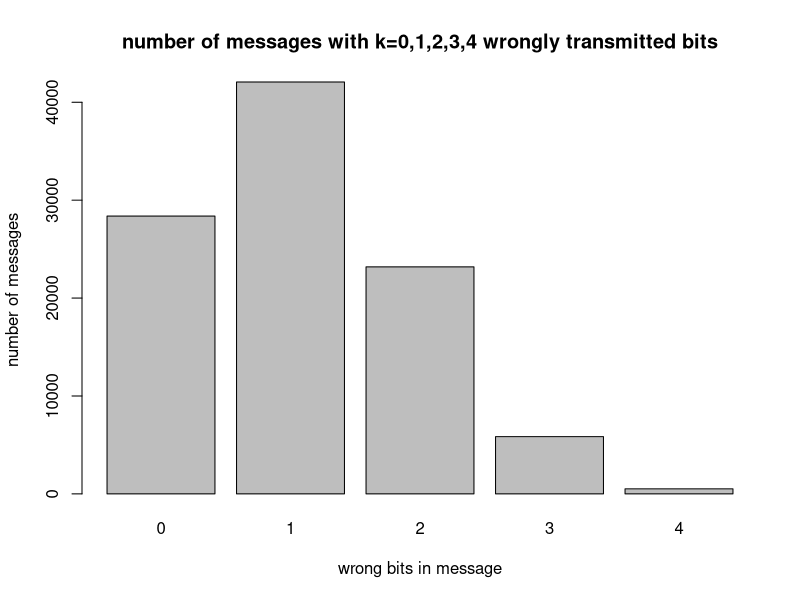
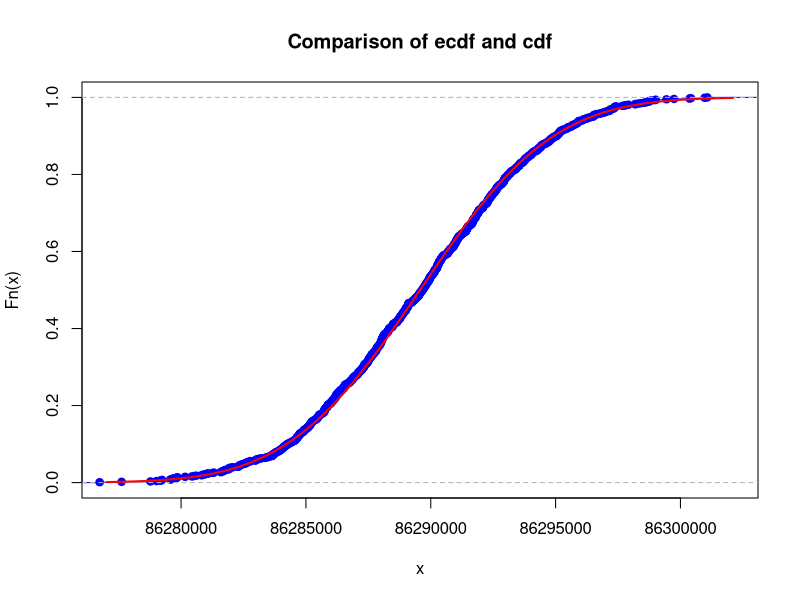
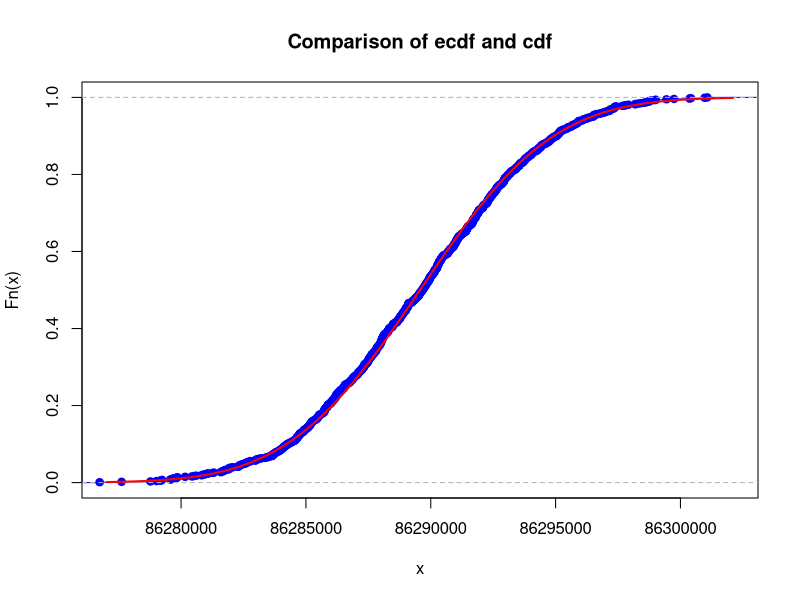
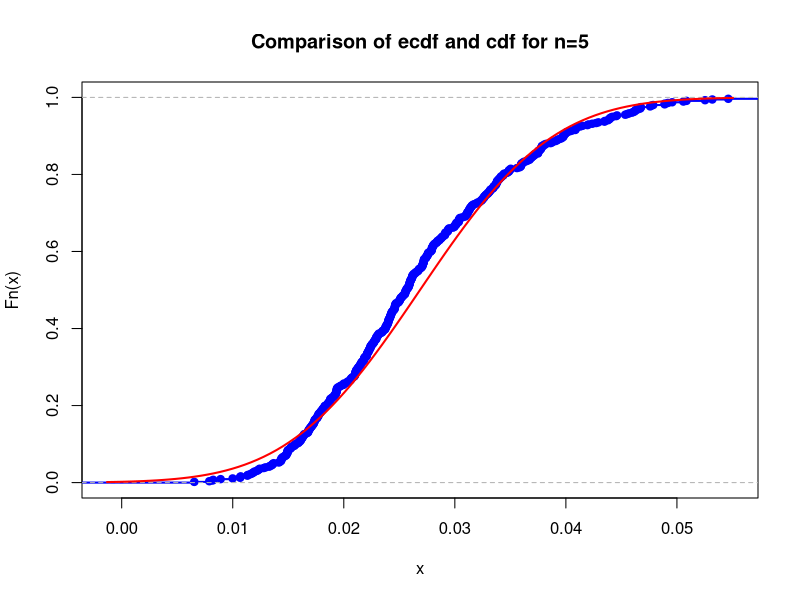
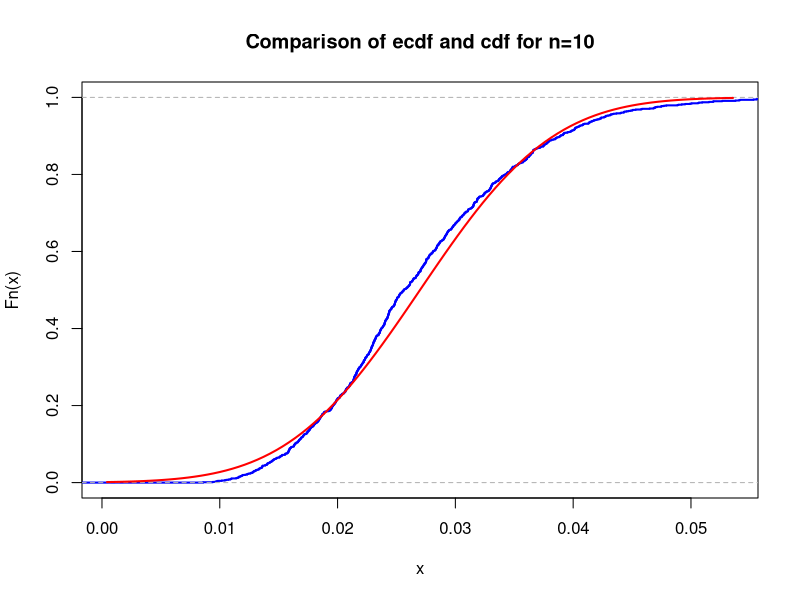
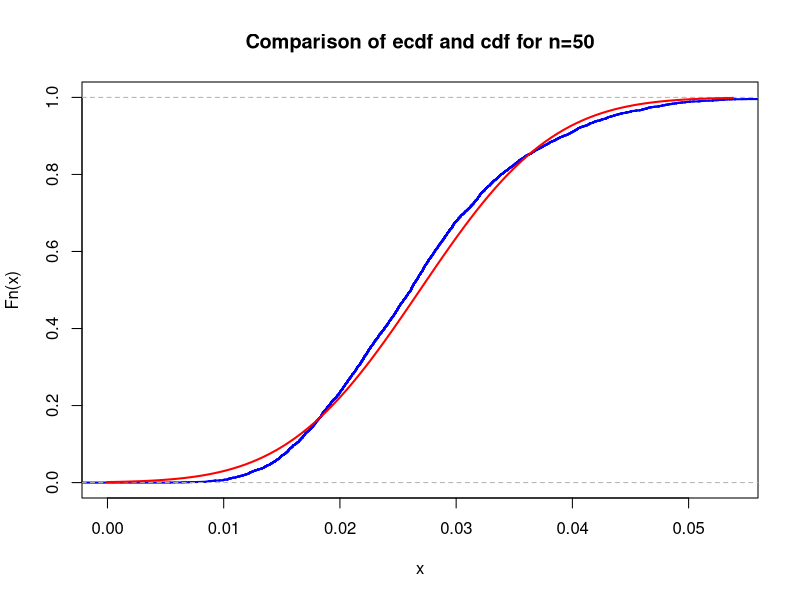
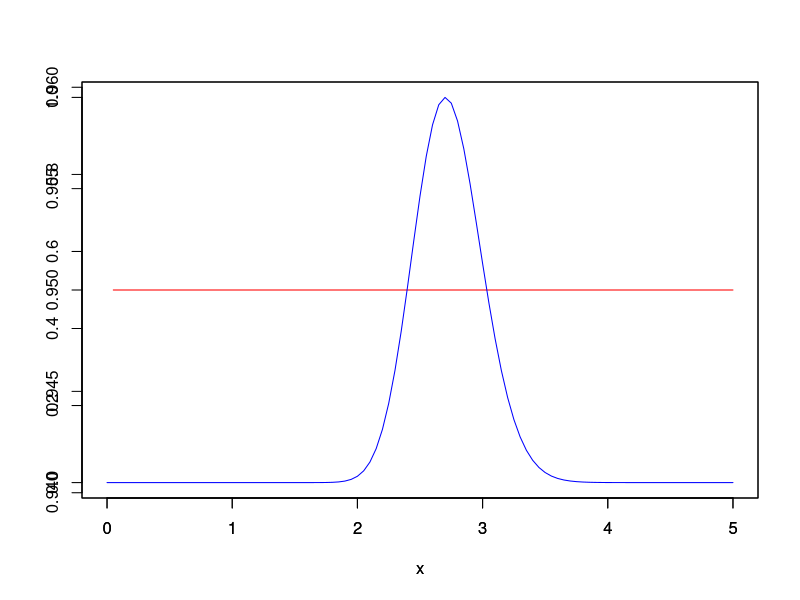
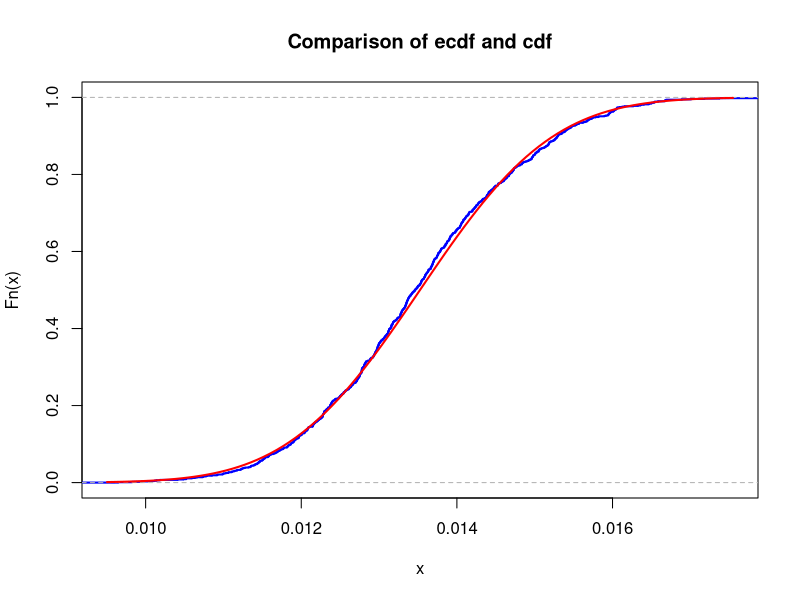

These charts were generated, in order, by the following R code:
## ---- chunk 1
# your team id number 
                          ###
id <- 27                  ### Change to the correct id!
                          ###
set.seed(id)
p <- id/100
# matrices G and H
G <- matrix(c(1, 1, 1, 0, 0, 0, 0,
		          1, 0, 0, 1, 1, 0, 0,
		          0, 1, 0, 1, 0, 1, 0,
		          1, 1, 0, 1, 0, 0, 1), nrow = 4, byrow = TRUE)
H <- t(matrix(c(1, 0, 1, 0, 1, 0, 1,
		            0, 1, 1, 0, 0, 1, 1,
		            0, 0, 0, 1, 1, 1, 1), nrow = 3, byrow = TRUE))
# cat("The matrix G is: \n") 
#G  
#cat("The matrix H is: \n") 
#H
#cat("The product GH must be zero: \n")
#(G%*%H) %%2
## ---- chunk 2
# generate N messages
N=100000
message_generator <- function(N) {
  matrix(sample(c(0,1), 4*N, replace = TRUE), nrow = N)
}  
messages <- message_generator(N)
codewords <- (messages %*% G) %% 2
## ---- chunk 3
nosify <- function(bit){
  if(runif(1)<=p){
    bit <- 1-bit
  }
  return(bit)
}
errors <- function(df){
  return(apply(df,c(1, 2),nosify))
}
received <- errors(codewords)
## ---- chunk 4
error_count = rowSums((received[, c(3, 5, 6, 7)] + messages) %%2)
barplot(table(error_count), main="number of messages with k=0,1,2,3,4 wrongly transmitted bits", xlab="wrong bits in message", ylab="number of messages")

## ---- chunk 5
res <- (received %*% H)%%2
idx <- apply(res, 1, function(x) x[1] + x[2]*2 + x[3]*4)
## ---- chunk 6
for (i in seq_along(idx)){
  if(idx[i]!=0){
    received[i,][idx[i]]=1-received[i,][idx[i]]
  }
}
final = received[, c(3, 5, 6, 7)]
## ---- chunk 7
counter = 0

for (rows in 1:nrow(final)){
  if(final[rows, 1] == messages[rows,1]&(final[rows, 2] == messages[rows, 2]) & 
     (final[rows, 3] == messages[rows, 3]) &(final[rows, 4] == messages[rows, 4]) ){
    counter = counter + 1
  }
}
p_hat = counter/N
p_hat

p_star = (1-p)**7+7*p*(1-p)**6
p_star
## ---- chunk 8
    T_hl <- 949864255
    lambda <- log(2)/T_hl
    N <- 1.18248175182e17
    mu1 <- N * lambda
    K <- 1e3
    n <- 5
    sample_means <- colMeans(matrix(rpois(n*K, lambda = mu1), nrow=n))
## ---- chunk 9
mu <- mean(sample_means)    
sigma <- sqrt(var(sample_means))
## ---- chunk 10
xlims <- c(mu-3*sigma,mu+3*sigma)
Fs <- ecdf(sample_means)
plot(Fs, 
     xlim = xlims, 
     ylim = c(0,1),
     col = "blue",
     lwd = 1,
     main = "Comparison of ecdf and cdf")
curve(pnorm(x, mean = mu, sd = sigma), col = "red", lwd = 2, add = TRUE)
## ---- chunk 11
print("Max difference:")
x <- seq(min(sample_means), max(sample_means), by = .01)
max(abs(ecdf(sample_means)(x)-pnorm(x, mean = mu, sd = sigma)))
## ---- chunk 12
n <- 81975102

mu <- mean(sample_means)    
sigma <- sqrt(var(sample_means))
xlims <- c(mu-3*sigma,mu+3*sigma)
Fs <- ecdf(sample_means)
plot(Fs, 
     xlim = xlims, 
     ylim = c(0,1),
     col = "blue",
     lwd = 1,
     main = "Comparison of ecdf and cdf")
curve(pnorm(x, mean = mu, sd = sigma), col = "red", lwd = 2, add = TRUE)
## ---- chunk 13
n <- 9
decays <- rep(0, K)

for (i in 1:K) {

  decays[i] <- sum(rpois(n, lambda = mu1))

}

prob <- length(decays[decays<8e8]) / length(decays)

prob
## ---- chunk 14
nu1 <- 37
K <- 1e3
n1 <- 5
n2 <- 10
n3 <- 50
sample_means1 <- colMeans(matrix(rexp(n1*K, rate = nu1), nrow=n))
sample_means2 <- colMeans(matrix(rexp(n2*K, rate = nu1), nrow=n))
sample_means3 <- colMeans(matrix(rexp(n3*K, rate = nu1), nrow=n))
## ---- chunk 15
mu1 <- mean(sample_means1)
sigma1 <- sqrt(var(sample_means1))
mu2 <- mean(sample_means2)
sigma2 <- sqrt(var(sample_means2))
mu3 <- mean(sample_means3)
sigma3 <- sqrt(var(sample_means3))
## ---- chunk 16
xlims <- c(mu1-3*sigma1,mu1+3*sigma1)
Fs <- ecdf(sample_means1)
plot(Fs, 
     xlim = xlims, 
     col = "blue",
     lwd = 2,
     main = "Comparison of ecdf and cdf for n=5")
x <- seq(min(sample_means1), max(sample_means1), by = .01)
curve(pnorm(x, mean = mu1, sd = sigma1), col = "red", lwd = 2, add = TRUE)
print("Max difference:")
max(abs(ecdf(sample_means1)(x)-pnorm(x, mean = mu1, sd = sigma1)))
## ---- chunk 17
xlims <- c(mu2-3*sigma2,mu2+3*sigma2)
Fs <- ecdf(sample_means2)
plot(Fs, 
     xlim = xlims, 
     col = "blue",
     lwd = 2,
     main = "Comparison of ecdf and cdf for n=10")
x <- seq(min(sample_means2), max(sample_means2), by = .01)
curve(pnorm(x, mean = mu2, sd = sigma2), col = "red", lwd = 2, add = TRUE)
print("Max difference:")
max(abs(ecdf(sample_means2)(x)-pnorm(x, mean = mu2, sd = sigma2)))
## ---- chunk 18
xlims <- c(mu3-3*sigma3,mu3+3*sigma3)
Fs <- ecdf(sample_means3)
plot(Fs, 
     xlim = xlims, 
     col = "blue",
     lwd = 2,
     main = "Comparison of ecdf and cdf for n=50")
x <- seq(min(sample_means3), max(sample_means3), by = .01)
curve(pnorm(x, mean = mu3, sd = sigma3), col = "red", lwd = 2, add = TRUE)
print("Max difference:")
max(abs(ecdf(sample_means3)(x)-pnorm(x, mean = mu3, sd = sigma3)))
## ---- chunk 19
curve(x*0.95/x, from=0, to=5, col="red", ylab="")
eq=function(x) {((37*x/100)^100)/(exp(37*x-100))}
par(new=TRUE)
curve(eq, from=0, to=5, col="blue", ylab="")
## ---- chunk 20
N <- 2
nu <- nu1*N
K <- 1e3
n <- 100
sample <- colMeans(matrix(rexp(n*K, rate = nu), nrow=n))

mu <- mean(sample)
sigma <- sqrt(var(sample))
xlims <- c(mu-3*sigma,mu+3*sigma)
Fs <- ecdf(sample)
plot(Fs, 
     xlim = xlims, 
     col = "blue",
     lwd = 2,
     main = "Comparison of ecdf and cdf")
x <- seq(min(sample), max(sample), by = .01)
curve(pnorm(x, mean = mu, sd = sigma), col = "red", lwd = 2, add = TRUE)

## ---- chunk 21
clicks <- rep(0, K)
for (i in 1:K) {
  clicks[i] <- sum(rexp(100, rate = 37*2))
}
prob <- length(clicks[clicks>1]) / length(clicks)
prob
## ---- chunk 22
clicks <- rep(0, K)
for (i in 1:K) {
  clicks[i] <- sum(rexp(100, rate = 37*2))
}
prob <- length(clicks[clicks>1]) / length(clicks)
prob
